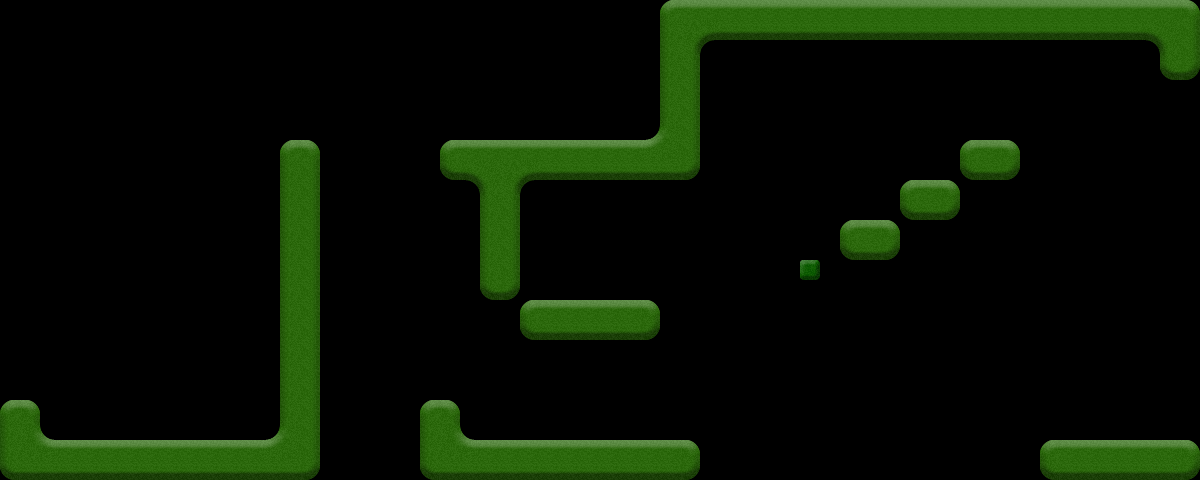

A level layout from a 2D game, rendered from its tile map. Below: a short description, then the map file with tile-grid data replaced by summaries:
An orthogonal 60x24 tile map with 20x20 px tiles, 1 tile layer (Tile Layer 1), 2 tilesets and 23 objects (2x Waypoint, 2x Launch, goal, ball).

<map version="1.0" orientation="orthogonal" width="60" height="24" tilewidth="20" tileheight="20">
 <tileset firstgid="1" name="Grass" tilewidth="20" tileheight="20">
  <image source="gfx/Grass.png" width="80" height="160" />
 </tileset>
 <tileset firstgid="33" name="horizontal2" tilewidth="192" tileheight="32">
  <image source="gfx/horizontal2.png" width="192" height="32" />
 </tileset>
 <layer name="Tile Layer 1" width="60" height="24">
  <data>[1440 cells, 261 non-empty, 25 distinct tile ids]</data>
 </layer>
 <objectgroup name="Walls" width="60" height="24">
  <properties>
   <property name="type" value="wall" />
  </properties>
  <object x="440" y="140" width="260" height="40" />
  <object x="520" y="300" width="140" height="40" />
  <object x="0" y="440" width="320" height="40" />
  <object x="0" y="400" width="40" height="40" />
  <object x="280" y="140" width="40" height="300" />
  <object x="420" y="440" width="280" height="40" />
  <object x="800" y="260" width="20" height="20" />
  <object x="660" y="0" width="40" height="140" />
  <object x="960" y="140" width="60" height="40" />
  <object x="900" y="180" width="60" height="40" />
  <object x="840" y="220" width="60" height="40" />
  <object x="1040" y="440" width="160" height="40" />
  <object x="480" y="180" width="40" height="120" />
  <object x="700" y="0" width="500" height="40" />
  <object x="420" y="400" width="40" height="40" />
  <object x="1160" y="40" width="40" height="40" />
 </objectgroup>
 <objectgroup color="#00ff7f" name="Elements" width="60" height="24">
  <object name="goal" x="540" y="240" width="60" height="60">
   <properties>
    <property name="direction" value="right" />
    <property name="type" value="goal" />
   </properties>
  </object>
  <object name="ball" x="60" y="380" width="40" height="40">
   <properties>
    <property name="type" value="ball" />
   </properties>
  </object>
  <object name="Waypoint" x="980" y="100">
   <properties>
    <property name="type" value="waypoint" />
   </properties>
  </object>
  <object name="Waypoint" x="291" y="105" width="20" height="20">
   <properties>
    <property name="type" value="waypoint" />
   </properties>
  </object>
  <object name="Launch" x="640" y="400" width="60" height="40">
   <properties>
    <property name="angle" value="30" />
    <property name="force" value="130" />
    <property name="type" value="launch" />
   </properties>
  </object>
  <object name="Launch" x="1180" y="380" width="20" height="60">
   <properties>
    <property name="angle" value="100" />
    <property name="force" value="160" />
    <property name="type" value="launch" />
   </properties>
  </object>
 </objectgroup>
 <objectgroup color="#ff007f" name="Objects" width="60" height="24">
  <properties>
   <property name="type" value="object" />
  </properties>
  <object gid="33" x="640" y="260" />
 </objectgroup>
</map>